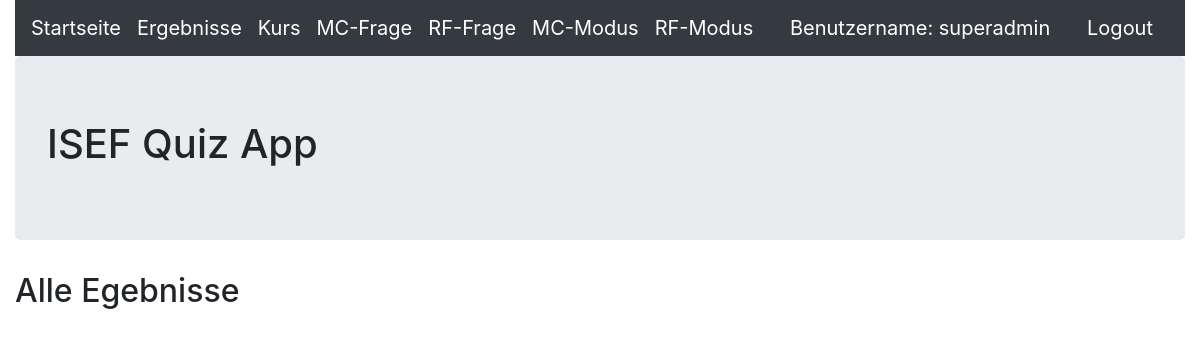
Page /ergebnis (signed in) on the earlier database version.
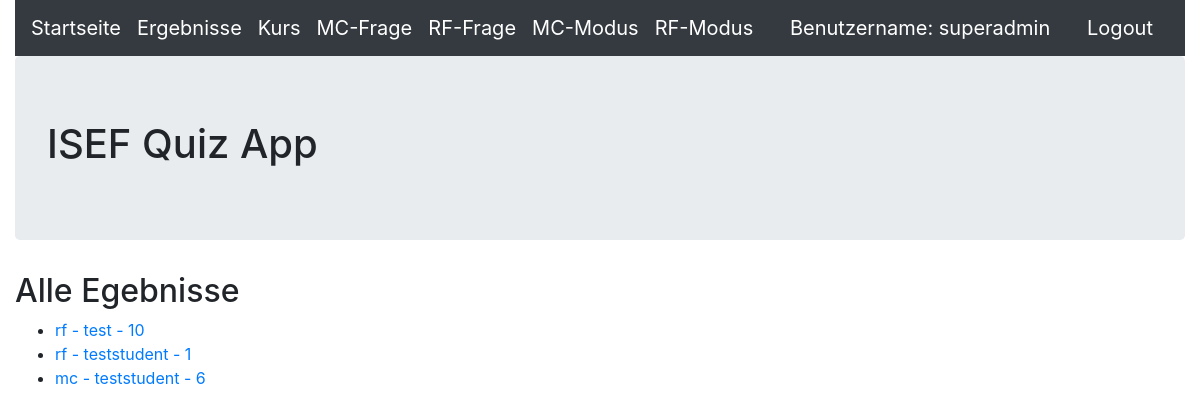
Same page on the later database version.
### quiz/models.py (models this page shows, shortened)
class Ergebnis(models.Model):
    testmodus = models.CharField(max_length=20,blank=False)
    benutzername = models.CharField(max_length=50,blank=False)
    kursid = models.CharField(max_length=5,blank=False)
    kursname = models.CharField(max_length=50,blank=False)
    zeitsekunden = models.IntegerField(blank=False)
    datum = models.DateField(auto_now_add=True)
    punkte = models.IntegerField(blank=False)
    fragentotal = models.IntegerField(blank=False)
    fragenkorrekt = models.IntegerField(blank=False)
    fragenfalsch = models.IntegerField(blank=False)

### quiz/views.py (the view)
# urls.py: path('ergebnis', ErgebnisHome.as_view(), name='ergebnis_start'),
class ErgebnisHome(AuthListView):
    model = Ergebnis
    template_name = 'ergebnis/ergebnis_home.html'

### quiz/templates/ergebnis/ergebnis_home.html
{% extends 'base.html' %}
{% block content %}
<h2>Alle Egebnisse</h2>
<ul>
    {% for ergebnis in object_list %}
	<li><a href="{% url 'ergebnis_detail' ergebnis.pk %}">{{ ergebnis.testmodus }} - {{ ergebnis.benutzername }} - {{ ergebnis.punkte }}</a></li>
    {% endfor %}
</ul>
{% endblock content %}

Differences in the rows shown:
added Ergebnis: testmodus "rf", benutzername "test", punkte "10"
added Ergebnis: testmodus "rf", benutzername "teststudent", punkte "1"
added Ergebnis: testmodus "mc", benutzername "teststudent", punkte "6"
